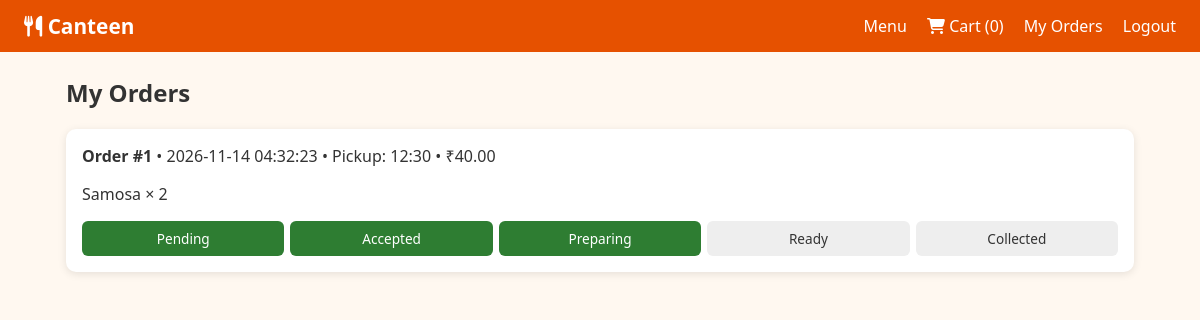
Page /my-orders (signed in) on the committed database.
### tables this page shows
CREATE TABLE orders (
        order_id INTEGER PRIMARY KEY AUTOINCREMENT,
        user_id INTEGER NOT NULL,
        total_amount REAL NOT NULL,
        pickup_time TEXT NOT NULL,
        order_status TEXT NOT NULL DEFAULT 'Pending',
        created_at TIMESTAMP DEFAULT CURRENT_TIMESTAMP,
        FOREIGN KEY (user_id) REFERENCES users(user_id)
    );

CREATE TABLE order_items (
        order_item_id INTEGER PRIMARY KEY AUTOINCREMENT,
        order_id INTEGER NOT NULL,
        food_id INTEGER NOT NULL,
        quantity INTEGER NOT NULL,
        price REAL NOT NULL,
        FOREIGN KEY (order_id) REFERENCES orders(order_id),
        FOREIGN KEY (food_id) REFERENCES food_items(food_id)
    );

CREATE TABLE food_items (
        food_id INTEGER PRIMARY KEY AUTOINCREMENT,
        food_name TEXT NOT NULL,
        description TEXT,
        price REAL NOT NULL,
        category TEXT NOT NULL,
        image TEXT,
        availability TEXT NOT NULL DEFAULT 'Available'
    );

### app.py (the view)
@app.route("/my-orders")
@login_required
def my_orders():
    orders = orders_with_items("WHERE o.user_id = ?", (session["user_id"],))
    return render_template("my_orders.html", orders=orders)

### app.py (called while the page is built)
def get_db():
    if "db" not in g:
        g.db = sqlite3.connect(DB_PATH)
        g.db.row_factory = sqlite3.Row
        g.db.execute("PRAGMA foreign_keys = ON;")
    return g.db

def login_required(f):
    @wraps(f)
    def decorated_function(*args, **kwargs):
        if session.get("role") != "student":
            flash("Please log in as a student to access this page.")
            return redirect(url_for("login"))
        return f(*args, **kwargs)
    return decorated_function

@app.context_processor
def inject_context():
    cart = session.get("cart", {})
    cart_count = 0
    if isinstance(cart, dict):
        cart_count = sum(qty for qty in cart.values() if isinstance(qty, int) and qty > 0)
    return dict(cart_count=cart_count, statuses=STATUSES)

def orders_with_items(where_clause="", args=()):
    db = get_db()
    query = f"""
        SELECT o.*, u.name, u.email
        FROM orders o
        JOIN users u ON u.user_id = o.user_id
        {where_clause}
        ORDER BY o.order_id DESC
    """
    order_rows = db.execute(query, args).fetchall()
    results = []
    for order in order_rows:
        item_rows = db.execute("""
            SELECT f.food_name, oi.quantity, oi.price
            FROM order_items oi
            JOIN food_items f ON f.food_id = oi.food_id
            WHERE oi.order_id = ?
        """, (order["order_id"],)).fetchall()
        results.append((order, item_rows))
    return results

### templates/my_orders.html (shortened to what this page needs)
{% extends "base.html" %}
{% block content %}
<h2>My Orders</h2>
{% for o, items in orders %}
<div class="card wide">
  <b>Order #{{ o.order_id }}</b> &bull; {{ o.created_at }} &bull; Pickup: {{ o.pickup_time }} &bull; ₹{{ '%.2f'|format(o.total_amount) }}
  <p>{% for i in items %}{{ i.food_name }} × {{ i.quantity }}{{ ', ' if not loop.last }}{% endfor %}</p>
  {% if o.order_status == 'Rejected' %}
    <span class="badge bad">Rejected by canteen</span>
  {% else %}
    {% set idx = statuses.index(o.order_status) %}
    <div class="steps">
      {% for s in statuses %}<div class="step {{ 'done' if loop.index0 <= idx }}">{{ s }}</div>{% endfor %}
    </div>
  {% endif %}
</div>
{% else %}<p>No orders yet.</p>{% endfor %}
{% endblock %}

### static/style.css (style rules this page uses)
* { box-sizing: border-box; }
body { margin: 0; font-family: Segoe UI, Arial, sans-serif; background: #fff8f0; color: #333; }
.card { background: #fff; padding: 16px; border-radius: 10px; box-shadow: 0 2px 8px rgba(0,0,0,.1); }
.card.wide { margin-bottom: 14px; }
.steps { display: flex; gap: 6px; flex-wrap: wrap; margin-top: 8px; }
.step { flex: 1; min-width: 80px; text-align: center; padding: 8px; background: #eee; border-radius: 6px; font-size: .85rem; }
.step.done { background: #2e7d32; color: #fff; }

### rows in the picture
orders: order_id "1", created_at "2026-11-14 04:32:23", pickup_time "12:30", total_amount "40.00", statuses "Pending" "Accepted" "Preparing" "Ready" "Collected"
order_items: food_name "Samosa", quantity "2"

### other values in the picture
{{ cart_count }} "0"
